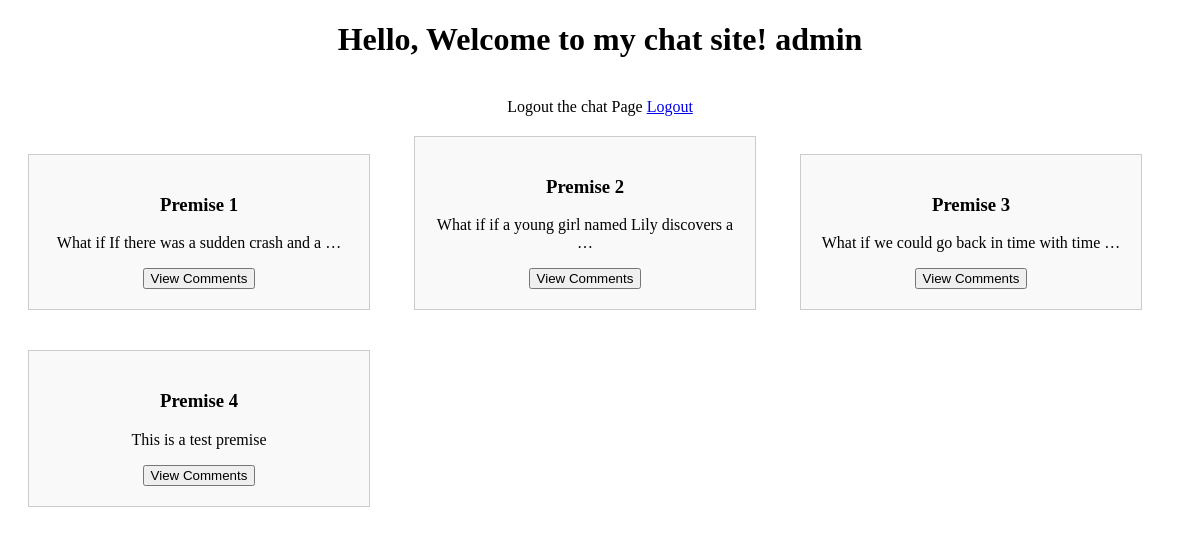
Screenshot of / (signed in) with the database file from the repository.
### posts/models.py (models this page shows, shortened)
class Premise(models.Model):
    id = models.UUIDField(primary_key=True, default=uuid.uuid4, editable=False)
    text =  models.TextField()
    created_by = models.ForeignKey(User, on_delete=models.CASCADE)
    created_at = models.DateTimeField(auto_now_add=True)
    updated_at = models.DateTimeField(auto_now=True)

### posts/views.py (the view)
# urls.py: path('', views.premise_list, name='premise_list'),
def premise_list(request, *args, **kwargs):
    if not request.user.is_authenticated:
        return redirect("login-user")
    premises = Premise.objects.all()
    for premise in premises:
        premise.comments = Comment.objects.filter(premise=premise)
    context = {
        'premises': premises
    }
    return render(request, "posts/post_detail.html", context)

### posts/templates/posts/post_detail.html (shortened to what this page needs)
<!DOCTYPE html>
<html lang="en">
<head>
</head>
<body>
  <center>
    <h1>Hello, Welcome to my chat site! {{ request.user }}</h1>
  </center>
  <br />
  {% if request.user.is_authenticated %}
  <center>
    Logout the chat Page <a href="{% url 'logout-user' %}">Logout</a>
  </center>
  {% endif %}
  <div id="premise_container">
    {% for premise in premises %}
    <div class="premise__card" data-premise-id="{{ premise.id }}">
      <h3>Premise {{ forloop.counter }}</h3>
      <p>{{ premise.text|truncatewords:10 }}</p>
      <button class="open_modal">View Comments</button>
    </div>
    {% endfor %}
  </div>
</body>
</html>

### posts/templates/posts/post_detail.html (style rules this page uses)
.premise__card { border: 1px solid #ccc; padding: 20px; margin: 20px; cursor: pointer; width: 300px; display: inline-block; text-align: center; background-color: #f9f9f9; }

### rows the page displays
Premise: text "What if If there was a sudden crash and a …"
Premise: text "What if if a young girl named Lily discovers a …"
Premise: text "What if we could go back in time with time …"
Premise: text "This is a test premise"

### other values shown
{{ request.user }} "admin"
